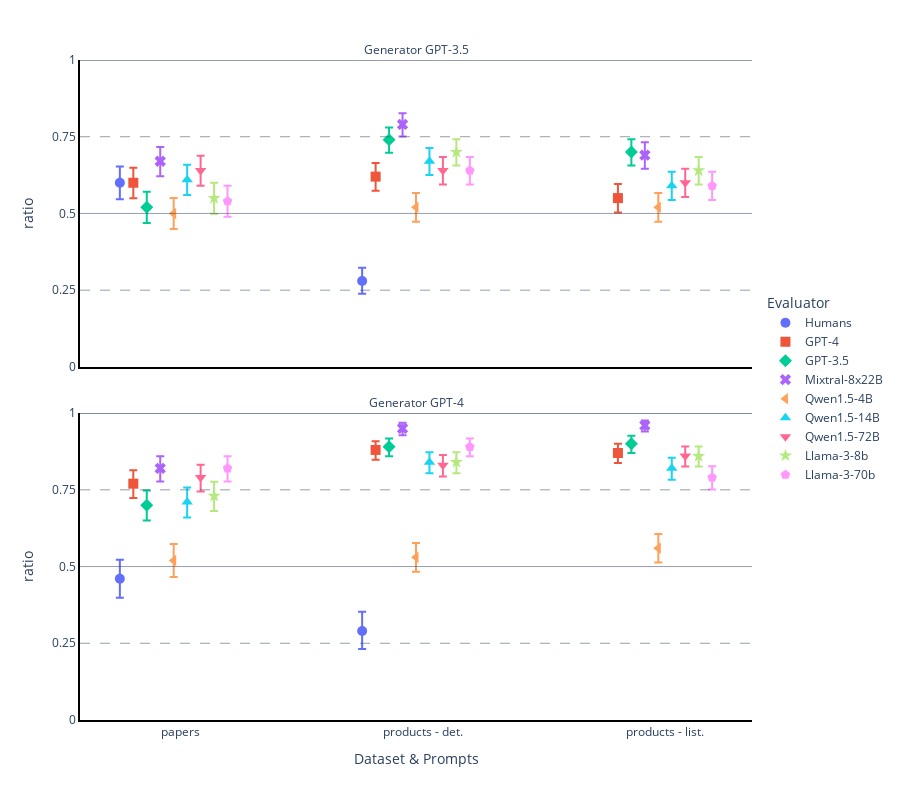

Notebook code cell kept with this figure:
### Code cell
etype_order = {etype: i for i, etype in enumerate(df["etype"].unique())}
df["etype_numeric"] = df["etype"].map(etype_order)
np.random.seed(125)
df["etype_jittered"] = df["etype_numeric"] + df["offset"]

syms = ["circle", "square", "diamond", "x", "triangle-left", "triangle-up", "triangle-down", "star", "pentagon"]

fig = px.scatter(df, y="ratio", x="etype_jittered", error_y="ci1", error_y_minus="ci0", symbol="Evaluator", color="Evaluator", facet_col="gen_name", facet_col_wrap=1, width=900, height=800, labels={"etype_jittered": "Dataset & Prompts", "gen_name": "Generator"}, symbol_sequence=syms)
fig.update_traces(marker=dict(size=10))
fig.update_yaxes(range=[0, 1], dtick = 0.25)
fig.update_layout(
    plot_bgcolor="rgba(0, 0, 0, 0)",
)

fig.update_xaxes(
    tickvals=list(etype_order.values()),
    ticktext=list(etype_order.keys()))
fig.add_hline(0.5, line_width=0.5)
fig.add_hline(1, line_width=1)
fig.add_hline(0.25, line_width=0.5, line_dash="10px 10px")
fig.add_hline(0.75, line_width=0.5, line_dash="10px 10px")

fig.update_xaxes(showline=True, linewidth=2, linecolor='black', mirror=False)
fig.update_yaxes(showline=True, linewidth=2, linecolor='black', mirror=False)
fig.for_each_annotation(lambda a: a.update(text=a.text.replace("=", " ")))
fig.update_layout(legend={"yanchor": "middle", "y": 0.5})

### Figure 1 — Plotly figure (JSON) as saved in the notebook; plotly's stock layout.template omitted (floating-point values rounded to 4 significant figures)
{"data": [{"error_y": {"array": [0.05288, 0.04343], "arrayminus": [0.05406, 0.04148]}, "hovertemplate": "Evaluator=Humans<br>Generator=GPT-3.5<br>Dataset & Prompts=%{x}<br>ratio=%{y}<extra></extra>", "legendgroup": "Humans", "marker": {"color": "#636efa", "size": 10, "symbol": "circle"}, "mode": "markers", "name": "Humans", "orientation": "v", "showlegend": true, "type": "scatter", "x": [-0.25, 0.75], "xaxis": "x2", "y": [0.6, 0.28], "yaxis": "y2"}, {"error_y": {"array": [0.06203, 0.06243], "arrayminus": [0.06142, 0.05871]}, "hovertemplate": "Evaluator=Humans<br>Generator=GPT-4<br>Dataset & Prompts=%{x}<br>ratio=%{y}<extra></extra>", "legendgroup": "Humans", "marker": {"color": "#636efa", "size": 10, "symbol": "circle"}, "mode": "markers", "name": "Humans", "orientation": "v", "showlegend": false, "type": "scatter", "x": [-0.25, 0.75], "xaxis": "x", "y": [0.46, 0.29], "yaxis": "y"}, {"error_y": {"array": [0.04918, 0.04476, 0.04619], "arrayminus": [0.0502, 0.04579, 0.04662]}, "hovertemplate": "Evaluator=GPT-4<br>Generator=GPT-3.5<br>Dataset & Prompts=%{x}<br>ratio=%{y}<extra></extra>", "legendgroup": "GPT-4", "marker": {"color": "#EF553B", "size": 10, "symbol": "square"}, "mode": "markers", "name": "GPT-4", "orientation": "v", "showlegend": true, "type": "scatter", "x": [-0.1944, 0.8056, 1.806], "xaxis": "x2", "y": [0.6, 0.62, 0.55], "yaxis": "y2"}, {"error_y": {"array": [0.04361, 0.02865, 0.02975], "arrayminus": [0.04669, 0.03192, 0.03293]}, "hovertemplate": "Evaluator=GPT-4<br>Generator=GPT-4<br>Dataset & Prompts=%{x}<br>ratio=%{y}<extra></extra>", "legendgroup": "GPT-4", "marker": {"color": "#EF553B", "size": 10, "symbol": "square"}, "mode": "markers", "name": "GPT-4", "orientation": "v", "showlegend": false, "type": "scatter", "x": [-0.1944, 0.8056, 1.806], "xaxis": "x", "y": [0.77, 0.88, 0.87], "yaxis": "y"}, {"error_y": {"array": [0.05057, 0.03988, 0.04188], "arrayminus": [0.05077, 0.04194, 0.0436]}, "hovertemplate": "Evaluator=GPT-3.5<br>Generator=GPT-3.5<br>Dataset & Prompts=%{x}<br>ratio=%{y}<extra></extra>", "legendgroup": "GPT-3.5", "marker": {"color": "#00cc96", "size": 10, "symbol": "diamond"}, "mode": "markers", "name": "GPT-3.5", "orientation": "v", "showlegend": true, "type": "scatter", "x": [-0.1389, 0.8611, 1.861], "xaxis": "x2", "y": [0.52, 0.74, 0.7], "yaxis": "y2"}, {"error_y": {"array": [0.04804, 0.02748, 0.02623], "arrayminus": [0.05032, 0.03083, 0.02967]}, "hovertemplate": "Evaluator=GPT-3.5<br>Generator=GPT-4<br>Dataset & Prompts=%{x}<br>ratio=%{y}<extra></extra>", "legendgroup": "GPT-3.5", "marker": {"color": "#00cc96", "size": 10, "symbol": "diamond"}, "mode": "markers", "name": "GPT-3.5", "orientation": "v", "showlegend": false, "type": "scatter", "x": [-0.1389, 0.8611, 1.861], "xaxis": "x", "y": [0.7, 0.89, 0.9], "yaxis": "y"}, {"error_y": {"array": [0.04682, 0.03673, 0.04232], "arrayminus": [0.04855, 0.03923, 0.04396]}, "hovertemplate": "Evaluator=Mixtral-8x22B<br>Generator=GPT-3.5<br>Dataset & Prompts=%{x}<br>ratio=%{y}<extra></extra>", "legendgroup": "Mixtral-8x22B", "marker": {"color": "#ab63fa", "size": 10, "symbol": "x"}, "mode": "markers", "name": "Mixtral-8x22B", "orientation": "v", "showlegend": true, "type": "scatter", "x": [-0.08333, 0.9167, 1.917], "xaxis": "x2", "y": [0.67, 0.79, 0.69], "yaxis": "y2"}, {"error_y": {"array": [0.03938, 0.01833, 0.01623], "arrayminus": [0.04303, 0.0222, 0.02017]}, "hovertemplate": "Evaluator=Mixtral-8x22B<br>Generator=GPT-4<br>Dataset & Prompts=%{x}<br>ratio=%{y}<extra></extra>", "legendgroup": "Mixtral-8x22B", "marker": {"color": "#ab63fa", "size": 10, "symbol": "x"}, "mode": "markers", "name": "Mixtral-8x22B", "orientation": "v", "showlegend": false, "type": "scatter", "x": [-0.08333, 0.9167, 1.917], "xaxis": "x", "y": [0.82, 0.95, 0.96], "yaxis": "y"}, {"error_y": {"array": [0.05071, 0.04652, 0.04652], "arrayminus": [0.05071, 0.04669, 0.04669]}, "hovertemplate": "Evaluator=Qwen1.5-4B<br>Generator=GPT-3.5<br>Dataset & Prompts=%{x}<br>ratio=%{y}<extra></extra>", "legendgroup": "Qwen1.5-4B", "marker": {"color": "#FFA15A", "size": 10, "symbol": "triangle-left"}, "mode": "markers", "name": "Qwen1.5-4B", "orientation": "v", "showlegend": true, "type": "scatter", "x": [-0.02778, 0.9722, 1.972], "xaxis": "x2", "y": [0.5, 0.52, 0.52], "yaxis": "y2"}, {"error_y": {"array": [0.05351, 0.04643, 0.04605], "arrayminus": [0.05374, 0.04669, 0.04656]}, "hovertemplate": "Evaluator=Qwen1.5-4B<br>Generator=GPT-4<br>Dataset & Prompts=%{x}<br>ratio=%{y}<extra></extra>", "legendgroup": "Qwen1.5-4B", "marker": {"color": "#FFA15A", "size": 10, "symbol": "triangle-left"}, "mode": "markers", "name": "Qwen1.5-4B", "orientation": "v", "showlegend": false, "type": "scatter", "x": [-0.02778, 0.9722, 1.972], "xaxis": "x", "y": [0.52, 0.53, 0.56], "yaxis": "y"}, {"error_y": {"array": [0.04891, 0.04313, 0.04549], "arrayminus": [0.05003, 0.04459, 0.04627]}, "hovertemplate": "Evaluator=Qwen1.5-14B<br>Generator=GPT-3.5<br>Dataset & Prompts=%{x}<br>ratio=%{y}<extra></extra>", "legendgroup": "Qwen1.5-14B", "marker": {"color": "#19d3f3", "size": 10, "symbol": "triangle-up"}, "mode": "markers", "name": "Qwen1.5-14B", "orientation": "v", "showlegend": true, "type": "scatter", "x": [0.02778, 1.028, 2.028], "xaxis": "x2", "y": [0.61, 0.67, 0.59], "yaxis": "y2"}, {"error_y": {"array": [0.0475, 0.03271, 0.03444], "arrayminus": [0.04989, 0.03564, 0.0372]}, "hovertemplate": "Evaluator=Qwen1.5-14B<br>Generator=GPT-4<br>Dataset & Prompts=%{x}<br>ratio=%{y}<extra></extra>", "legendgroup": "Qwen1.5-14B", "marker": {"color": "#19d3f3", "size": 10, "symbol": "triangle-up"}, "mode": "markers", "name": "Qwen1.5-14B", "orientation": "v", "showlegend": false, "type": "scatter", "x": [0.02778, 1.028, 2.028], "xaxis": "x", "y": [0.71, 0.84, 0.82], "yaxis": "y"}, {"error_y": {"array": [0.04797, 0.04417, 0.04527], "arrayminus": [0.04939, 0.04538, 0.04613]}, "hovertemplate": "Evaluator=Qwen1.5-72B<br>Generator=GPT-3.5<br>Dataset & Prompts=%{x}<br>ratio=%{y}<extra></extra>", "legendgroup": "Qwen1.5-72B", "marker": {"color": "#FF6692", "size": 10, "symbol": "triangle-down"}, "mode": "markers", "name": "Qwen1.5-72B", "orientation": "v", "showlegend": true, "type": "scatter", "x": [0.08333, 1.083, 2.083], "xaxis": "x2", "y": [0.64, 0.64, 0.6], "yaxis": "y2"}, {"error_y": {"array": [0.04204, 0.0336, 0.03079], "arrayminus": [0.04535, 0.03644, 0.03389]}, "hovertemplate": "Evaluator=Qwen1.5-72B<br>Generator=GPT-4<br>Dataset & Prompts=%{x}<br>ratio=%{y}<extra></extra>", "legendgroup": "Qwen1.5-72B", "marker": {"color": "#FF6692", "size": 10, "symbol": "triangle-down"}, "mode": "markers", "name": "Qwen1.5-72B", "orientation": "v", "showlegend": false, "type": "scatter", "x": [0.08333, 1.083, 2.083], "xaxis": "x", "y": [0.79, 0.83, 0.86], "yaxis": "y"}, {"error_y": {"array": [0.0502, 0.04188, 0.04417], "arrayminus": [0.05071, 0.0436, 0.04538]}, "hovertemplate": "Evaluator=Llama-3-8b<br>Generator=GPT-3.5<br>Dataset & Prompts=%{x}<br>ratio=%{y}<extra></extra>", "legendgroup": "Llama-3-8b", "marker": {"color": "#B6E880", "size": 10, "symbol": "star"}, "mode": "markers", "name": "Llama-3-8b", "orientation": "v", "showlegend": true, "type": "scatter", "x": [0.1389, 1.139, 2.139], "xaxis": "x2", "y": [0.55, 0.7, 0.64], "yaxis": "y2"}, {"error_y": {"array": [0.04633, 0.03271, 0.03079], "arrayminus": [0.04895, 0.03564, 0.03389]}, "hovertemplate": "Evaluator=Llama-3-8b<br>Generator=GPT-4<br>Dataset & Prompts=%{x}<br>ratio=%{y}<extra></extra>", "legendgroup": "Llama-3-8b", "marker": {"color": "#B6E880", "size": 10, "symbol": "star"}, "mode": "markers", "name": "Llama-3-8b", "orientation": "v", "showlegend": false, "type": "scatter", "x": [0.1389, 1.139, 2.139], "xaxis": "x", "y": [0.73, 0.84, 0.86], "yaxis": "y"}, {"error_y": {"array": [0.05035, 0.04417, 0.04549], "arrayminus": [0.05075, 0.04538, 0.04627]}, "hovertemplate": "Evaluator=Llama-3-70b<br>Generator=GPT-3.5<br>Dataset & Prompts=%{x}<br>ratio=%{y}<extra></extra>", "legendgroup": "Llama-3-70b", "marker": {"color": "#FF97FF", "size": 10, "symbol": "pentagon"}, "mode": "markers", "name": "Llama-3-70b", "orientation": "v", "showlegend": true, "type": "scatter", "x": [0.1944, 1.194, 2.194], "xaxis": "x2", "y": [0.54, 0.64, 0.59], "yaxis": "y2"}, {"error_y": {"array": [0.03938, 0.02748, 0.03673], "arrayminus": [0.04303, 0.03083, 0.03923]}, "hovertemplate": "Evaluator=Llama-3-70b<br>Generator=GPT-4<br>Dataset & Prompts=%{x}<br>ratio=%{y}<extra></extra>", "legendgroup": "Llama-3-70b", "marker": {"color": "#FF97FF", "size": 10, "symbol": "pentagon"}, "mode": "markers", "name": "Llama-3-70b", "orientation": "v", "showlegend": false, "type": "scatter", "x": [0.1944, 1.194, 2.194], "xaxis": "x", "y": [0.82, 0.89, 0.79], "yaxis": "y"}], "layout": {"annotations": [{"showarrow": false, "text": "Generator GPT-4", "x": 0.5, "xanchor": "center", "xref": "paper", "y": 0.465, "yanchor": "bottom", "yref": "paper"}, {"showarrow": false, "text": "Generator GPT-3.5", "x": 0.5, "xanchor": "center", "xref": "paper", "y": 1.0, "yanchor": "bottom", "yref": "paper"}], "height": 800, "legend": {"title": {"text": "Evaluator"}, "tracegroupgap": 0, "x": 1.02, "y": 0.5, "yanchor": "middle"}, "margin": {"t": 60}, "plot_bgcolor": "rgba(0, 0, 0, 0)", "shapes": [{"line": {"width": 0.5}, "type": "line", "x0": 0, "x1": 1, "xref": "x domain", "y0": 0.5, "y1": 0.5, "yref": "y"}, {"line": {"width": 0.5}, "type": "line", "x0": 0, "x1": 1, "xref": "x2 domain", "y0": 0.5, "y1": 0.5, "yref": "y2"}, {"line": {"width": 1}, "type": "line", "x0": 0, "x1": 1, "xref": "x domain", "y0": 1, "y1": 1, "yref": "y"}, {"line": {"width": 1}, "type": "line", "x0": 0, "x1": 1, "xref": "x2 domain", "y0": 1, "y1": 1, "yref": "y2"}, {"line": {"dash": "10px 10px", "width": 0.5}, "type": "line", "x0": 0, "x1": 1, "xref": "x domain", "y0": 0.25, "y1": 0.25, "yref": "y"}, {"line": {"dash": "10px 10px", "width": 0.5}, "type": "line", "x0": 0, "x1": 1, "xref": "x2 domain", "y0": 0.25, "y1": 0.25, "yref": "y2"}, {"line": {"dash": "10px 10px", "width": 0.5}, "type": "line", "x0": 0, "x1": 1, "xref": "x domain", "y0": 0.75, "y1": 0.75, "yref": "y"}, {"line": {"dash": "10px 10px", "width": 0.5}, "type": "line", "x0": 0, "x1": 1, "xref": "x2 domain", "y0": 0.75, "y1": 0.75, "yref": "y2"}], "width": 900, "xaxis": {"anchor": "y", "autorange": true, "domain": [0, 1], "linecolor": "black", "linewidth": 2, "mirror": false, "range": [-0.4143, 2.359], "showline": true, "ticktext": ["papers", "products - det.", "products - list."], "tickvals": [0, 1, 2], "title": {"text": "Dataset & Prompts"}, "type": "linear"}, "xaxis2": {"anchor": "y2", "autorange": true, "domain": [0, 1], "linecolor": "black", "linewidth": 2, "matches": "x", "mirror": false, "range": [-0.4143, 2.359], "showline": true, "showticklabels": false, "ticktext": ["papers", "products - det.", "products - list."], "tickvals": [0, 1, 2], "type": "linear"}, "yaxis": {"anchor": "x", "domain": [0, 0.465], "dtick": 0.25, "linecolor": "black", "linewidth": 2, "mirror": false, "range": [0, 1], "showline": true, "title": {"text": "ratio"}, "type": "linear"}, "yaxis2": {"anchor": "x2", "domain": [0.535, 1.0], "dtick": 0.25, "linecolor": "black", "linewidth": 2, "matches": "y", "mirror": false, "range": [0, 1], "showline": true, "title": {"text": "ratio"}, "type": "linear"}}}
